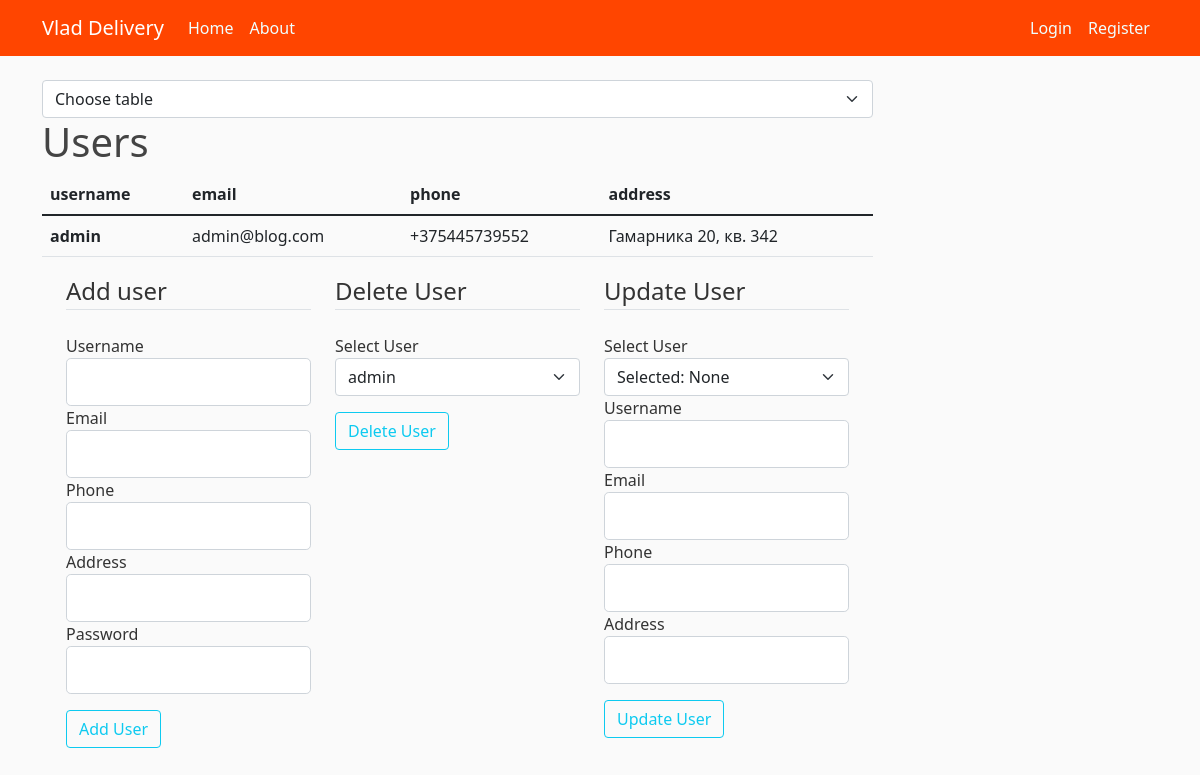
Page /admin_tables/users/ on the earlier database version.
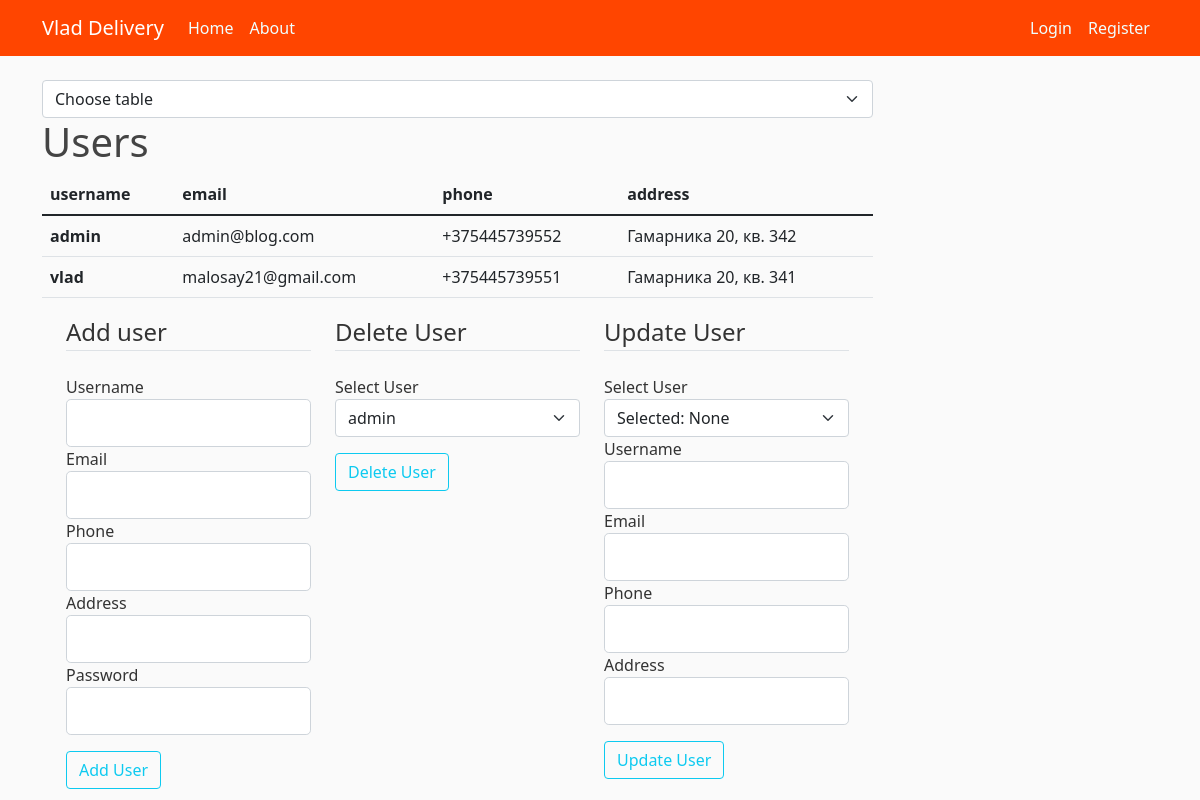
Same page on the later database version.
### bd_project/models.py (models this page shows, shortened)
class BaseModel(Model):
    id = PrimaryKeyField(unique=True)
    class Meta:
        database = db
        order_by = 'id'

class User(BaseModel, UserMixin):
    username = CharField(max_length=20, unique=True, null=False)
    email = CharField(max_length=20, unique=True, null=False)
    phone = CharField(max_length=15, unique=True, null=False)
    address = CharField(max_length=20, null=False)
    password = CharField(max_length=60, null=False)
    order_products = {}
    class Meta:
        db_table = 'Users'

### bd_project/admin_users_table/routes.py (the view)
@admin_users_table.route('/admin_tables/users/', methods=['GET'])
def users_table():
    selected_username = 'None'
    users, add_form, delete_form, update_form = init_users_forms_and_users()
    delete_form.select_del_user.choices = [(g.id, g.username) for g in users]
    return render_template('admin_pages/table_users.html', title='users', users=users, add_form=add_form,
                           delete_form=delete_form, update_form=update_form, selected_username=selected_username)

### bd_project/admin_users_table/forms.py (shortened to what this page needs)
class AddUserForm(FlaskForm):
    username_add_form = StringField('Username',
                                    validators=[DataRequired(), Length(min=2, max=20)])
    email = StringField('Email',
                        validators=[DataRequired(), Email()])
    phone = StringField('Phone',
                        validators=[DataRequired()])
    address = StringField('Address',
                          validators=[DataRequired()])
    password = PasswordField('Password', validators=[DataRequired()])
    add_submit = SubmitField('Add User')

class DeleteUserForm(FlaskForm):
    select_del_user = SelectField('Select User', coerce=int)
    del_submit = SubmitField('Delete User')

### bd_project/admin_users_table/utils.py (called while the page is built)
def init_users_forms_and_users():
    users = User.select()
    add_form = AddUserForm()
    delete_form = DeleteUserForm()
    update_form = UpdateUserForm()
    return users, add_form, delete_form, update_form

### bd_project/templates/admin_pages/table_users.html (shortened to what the changed rows need)
{% extends "admin_pages/admin.html" %}
{% block table %}
<body>
<h1>Users</h1>
<table class="table table">
    <thead>
    <tr>
        <th scope="col">username</th>
        <th scope="col">email</th>
        <th scope="col">phone</th>
        <th scope="col">address</th>
    </tr>
    </thead>
    <tbody>
    {% for user in users %}
    <tr>
        <th scope="row">{{ user.username }}</th>
        <td>{{ user.email }}</td>
        <td>{{ user.phone }}</td>
        <td>{{ user.address }}</td>
    </tr>
    {% endfor %}
    </tbody>
</table>
</body>
{% endblock table %}

Differences in the rows shown:
added User: username "vlad", email "malosay21@gmail.com", phone "+375445739551", address "Гамарника 20, кв. 341"
